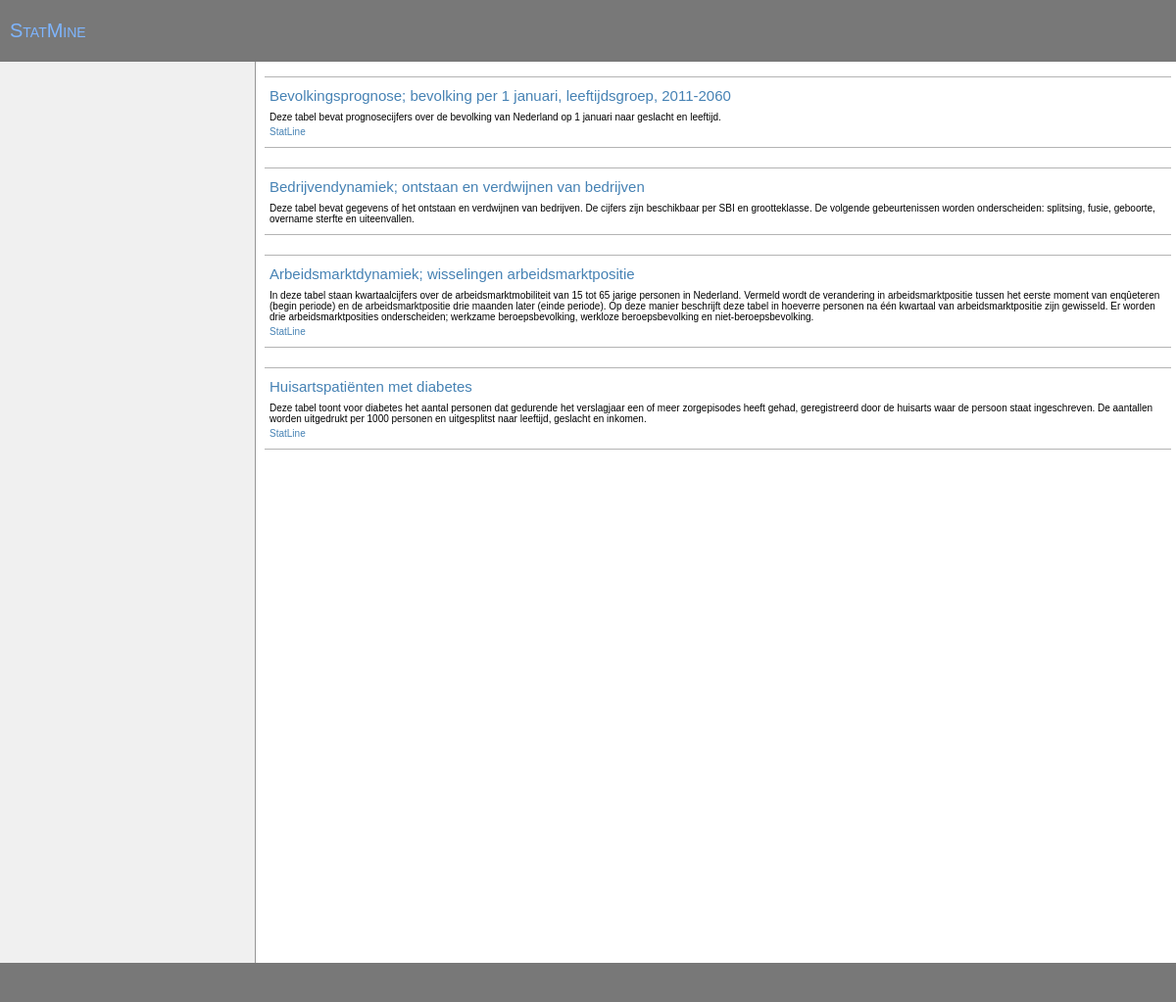
Before: / with the older database file.
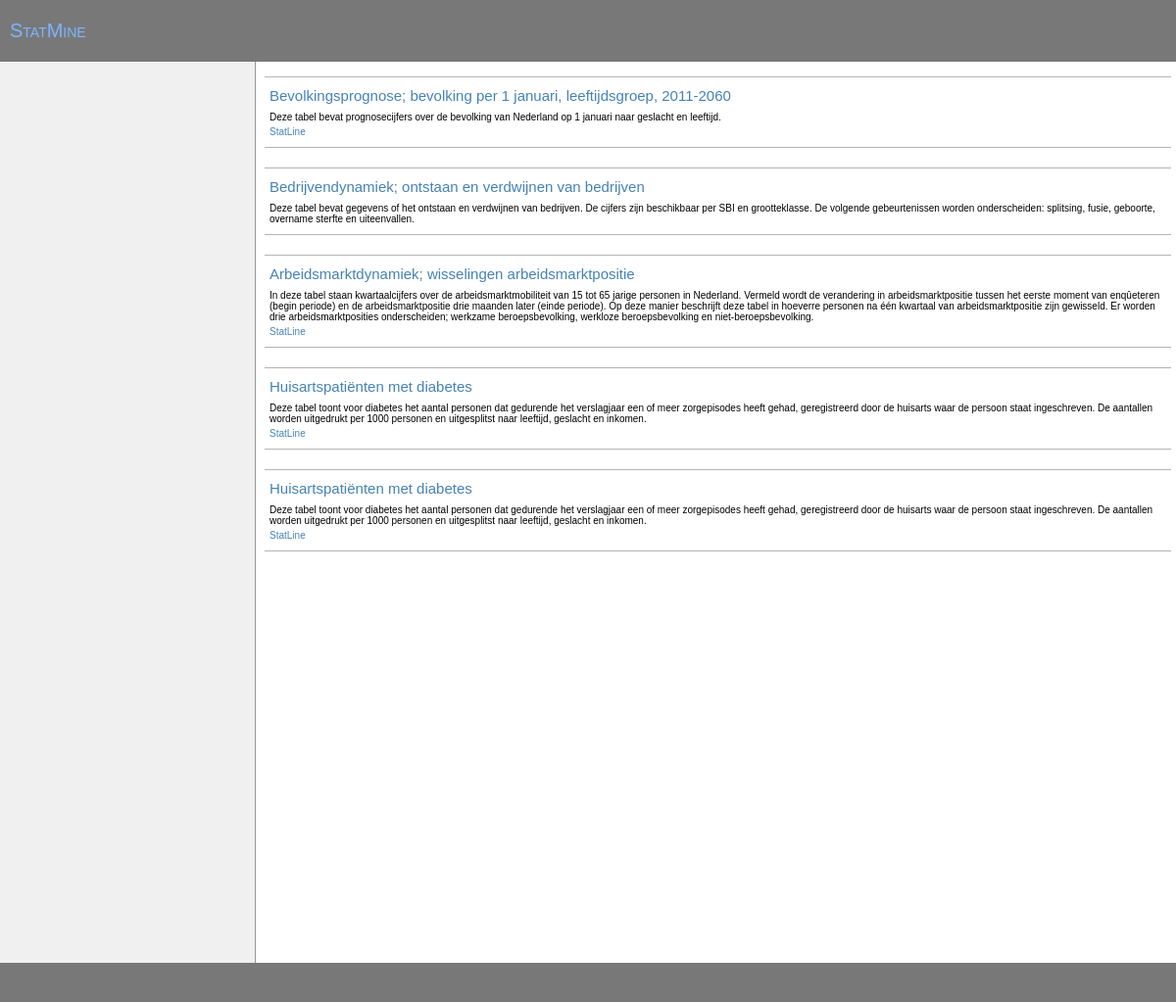
After: the same page with the newer database file.
### tables this page shows
CREATE TABLE tables 
( id INTEGER,
	name TEXT,
	longname TEXT,
	description TEXT,
	url TEXT 
);

### php/meta.php (called while the page is built, shortened)
<?php
  $META = array();
  $META['bevolkingsprognoses'] = array(
      'longname' => 'Bevolkingsprognose; bevolking per 1 januari, leeftijdsgroep, 2011-2060',
      'description' => 'Deze tabel bevat prognosecijfers over de bevolking van Nederland op 1 ' .
          'januari naar geslacht en leeftijd. ',
      'url' => 'http://statline.cbs.nl/StatWeb/selection/?DM=SLNL&PA=80755NED&VW=T',
      'variables' => array("gender", "age", "year", "variable"),
      'idvariables' => array("gender", "age", "year"),
      'gender' => array(
          'longname' => 'Geslacht',
          'default' => 3,
          'defaultnot' => 3,
          'levels' => array('Man', 'Vrouw', 'Totaal')
        ),
      'age' => array(
          'longname' => 'Leeftijd',
          'default' => 21,
          'defaultnot' => 21,
          'levels' => array(
              "0-5",   "5-10",  "10-15", "15-20", "20-25", "25-30", "30-35", "35-40",
              "40-45", "45-50", "50-55", "55-60", "60-65", "65-70", "70-75", "75-80", "80-85",
              "85-90", "90-95", "95+", "Totaal")
        ),
      'year' => array(
          'longname' => 'Jaar',
          'default' => 50,
          'defaultnot' => 50,
          'levels' => array(
              "2011", "2012", "2013", "2014", "2015", "2016", "2017", "2018", "2019", "2020",
              "2021", "2022", "2023", "2024", "2025", "2026", "2027", "2028", "2029", "2030",
              "2031", "2032", "2033", "2034", "2035", "2036", "2037", "2038", "2039", "2040",
              "2041", "2042", "2043", "2044", "2045", "2046", "2047", "2048", "2049", "2050",
              "2051", "2052", "2053", "2054", "2055", "2056", "2057", "2058", "2059", "2060")
        ),
      'prognosis' => array(
          'longname' => 'Verwacht aantal personen'
        ),
      'default_graph' => array(
          'type' => 'line',
          'x' => 'year',
          'y' => 'prognosis'
        )
    );
  $META['diabetes'] = array(
      'longname' => 'Huisartspatiënten met diabetes',
      'description' => 'Deze tabel toont voor diabetes het aantal personen dat ' .
        'gedurende het verslagjaar een of meer zorgepisodes heeft gehad, geregistreerd ' .
        'door de huisarts waar de persoon staat ingeschreven. De aantallen worden ' .
        'uitgedrukt per 1000 personen en uitgesplitst naar leeftijd, geslacht en inkomen.',
      'url' => 'http://statline.cbs.nl/StatWeb/selection/?DM=SLNL&PA=80577NED&VW=T',
      'variables' => array("jaar", "inkomensgroep", "geslacht", "leeftijd", "variable"),
      'idvariables' => array("jaar", "inkomensgroep", "geslacht", "leeftijd"),
      'jaar' => array(
          'longname' => 'Jaar',
          'default' => 8,
          'levels' => array('2002', '2003', '2004', '2005', '2006', '2007', '2008', '2009')
        ),
      'inkomensgroep' => array(
          'longname' => 'Inkomensgroep',
          'default' => 11,
          'defaultnot' => 11,
          'levels' => array('1e 10%-inkomensgroep (laag inkomen)', '2e 10%-inkomensgroep',
            '3e 10%-inkomensgroep', '4e 10%-inkomensgroep', '5e 10%-inkomensgroep',
            '6e 10%-inkomensgroep', '7e 10%-inkomensgroep', '8e 10%-inkomensgroep',
            '9e 10%-inkomensgroep', '10e 10%-inkomensgroep (hoog inkomen)', 'Totaal')
        ),
      'geslacht' => array(
          'longname' => 'Geslacht',
          'default' => 3,
          'defaultnot' => 3,
          'levels' => array('Man', 'Vrouw', 'Totaal')
        ),
      'leeftijd' => array(
          'longname' => 'Leeftijd',
          'default' => 7,
          'defaultnot' => 7,
          'levels' => array('0 tot 15 jaar', '15 tot 30 jaar', '30 tot 45 jaar',
            '45 tot 60 jaar', '60 tot 75 jaar', '75 jaar of ouder', 'Totaal')
        ),
      'aantal_patienten'=> array(
          'longname' => 'Aantal patiënten met diabetes'
        ),
      'default_graph' => array(
          'type' => 'bar',
          'y' => 'jaar',
          'size' => 'aantal_patienten'
        )
    );
?>

### index.php (the view, shortened to what this page needs)
<!DOCTYPE html>
<html>
  <head>
    <link type="text/css" href="css/ui.css" rel="stylesheet" />
    <link type="text/css" href="css/smoothness/jquery-ui-1.8.17.custom.css" rel="stylesheet" />
  </head>
  <body>
  <header>
    <h1><a href="index.php">StatMine</a></h1>
  </header>
  <article>
    <div class="menu">
    </div>
    <div class="content">
<?php
  require_once("php/meta.php");
  $pdo = new PDO("sqlite:data/test.sqlite");
  $r = $pdo->query("SELECT * FROM tables");
  while ($row = $r->fetch()) {
    $meta = $META[$row['name']];
    echo '<div class="table">';
    echo '<h2><a href="ui.php?id=' . $row['id'] . '">' .  $meta['longname'] . '</a></h2>';
    echo '<p>' . $meta['description'] . '</p>';
    if (isset($meta['url']) && $meta['url'] != '')
      echo '<p class="tableoptions"><a href="' . $meta['url'] . '">StatLine</a></p>';
    echo '</div>';
  }
?>
    </div>
  </article>
  <footer>
  </footer>
  </body>
</html>

### css/ui.css (style rules this page uses)
BODY { font-family : sans-serif; font-size: 10px; color : black; }
* { padding : 0pt; margin : 0pt; border : none 0pt; font-weight : normal; text-decoration : none; }
a { color : steelblue; font-size : inherit; }
header, footer { background : rgb(120, 120, 120); border-bottom : rgb(10, 10, 10); padding : 20px 10px; color : white; }
header h1 { font-size : 200%; color : inherit; font-variant : small-caps; }
header a { color : #7eb5ff; }
footer { clear : both; }
article { float : left; width : 100%; }
div.menu { float : left; width : 240px; padding : 10px 10px; min-height : 900px; background : rgb(240, 240, 240); border-right : rgb(150, 150, 150) solid 1px; }
div.table { margin-top : 10px; margin-bottom : 20px; border-bottom : 1px solid rgb(180, 180, 180); border-top : 1px solid rgb(180, 180, 180); padding : 10px 5px; }
div.table H2 { margin-bottom : 8px; }
div.table p.tableoptions { margin-top : 4px; }
div.content { margin-left : 265px; padding : 5px; }

Changed rows visible on the page:
added tables: name "Huisartspatiënten met diabetes", name "Deze tabel toont voor diabetes het aantal personen dat gedurende het verslagjaar een of meer zorgepisodes heeft gehad, geregistreerd door de huisarts waar de persoon staat ingeschreven. De aantallen worden uitgedrukt per 1000 personen en uitgesplitst naar leeftijd, geslacht en inkomen."
